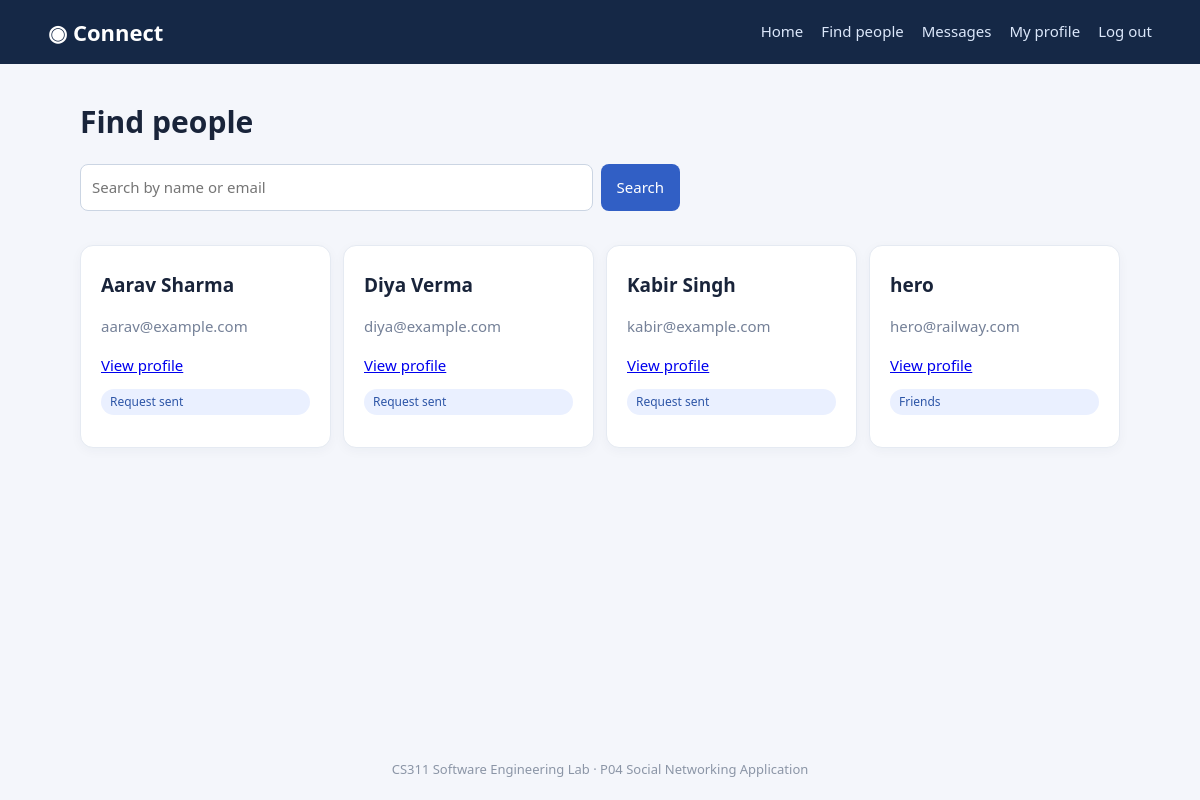
The page /people (signed in) on the database its author committed.
### tables this page shows
CREATE TABLE users(
          id INTEGER PRIMARY KEY AUTOINCREMENT,
          name TEXT NOT NULL, email TEXT NOT NULL UNIQUE,
          password_hash TEXT NOT NULL, dob TEXT DEFAULT '', address TEXT DEFAULT '',
          phone TEXT DEFAULT '', education TEXT DEFAULT '', photo_url TEXT DEFAULT '',
          professional_info TEXT DEFAULT '', hobbies TEXT DEFAULT '',
          created_at TEXT NOT NULL
        );

### app.py (the view)
@app.route("/people")
@login_required
def people():
    q=request.args.get("q","").strip()
    with get_db() as c:
        users=c.execute("""SELECT u.id,u.name,u.email,u.photo_url,
          (SELECT status FROM friendships f WHERE
           (f.requester_id=? AND f.receiver_id=u.id) OR (f.requester_id=u.id AND f.receiver_id=u.id)) AS ignored
          FROM users u WHERE u.id<>? AND (u.name LIKE ? OR u.email LIKE ?) ORDER BY u.name""",
          (session["user_id"],session["user_id"],f"%{q}%",f"%{q}%")).fetchall()
        relations={}
        for u in users:
            f=c.execute("""SELECT requester_id,receiver_id,status FROM friendships
              WHERE (requester_id=? AND receiver_id=?) OR (requester_id=? AND receiver_id=?)""",
              (session["user_id"],u["id"],u["id"],session["user_id"])).fetchone()
            relations[u["id"]]=f
    return render_template("people.html",users=users,relations=relations,q=q)

### app.py (called while the page is built)
def get_db():
    c=sqlite3.connect(DB); c.row_factory=sqlite3.Row; c.execute("PRAGMA foreign_keys=ON"); return c

def login_required(f):
    @wraps(f)
    def wrapper(*a,**kw):
        if "user_id" not in session:
            flash("Please log in to continue.","error"); return redirect(url_for("login"))
        return f(*a,**kw)
    return wrapper

### templates/people.html
{% extends "base.html" %}{% block content %}<h1>Find people</h1><form class="search"><input name="q" value="{{q}}" placeholder="Search by name or email"><button>Search</button></form><div class="cards">{% for u in users %}<article class="panel"><h2>{{u.name}}</h2><p class="muted">{{u.email}}</p><a href="{{url_for('person',user_id=u.id)}}">View profile</a>{% set f=relations[u.id] %}{% if not f %}<form method="post" action="{{url_for('friend_request',user_id=u.id)}}"><button class="small">＋ Add friend</button></form>{% elif f.status=='accepted' %}<p class="pill">Friends</p>{% elif f.status=='pending' %}<p class="pill">{{'Request sent' if f.requester_id==session.get('user_id') else 'Request received'}}</p>{% else %}<p class="muted">Request declined</p>{% endif %}</article>{% else %}<p>No people found.</p>{% endfor %}</div>{% endblock %}

### templates/base.html
<!doctype html><html lang="en"><head><meta charset="utf-8"><meta name="viewport" content="width=device-width,initial-scale=1"><title>Connect — P04</title><link rel="stylesheet" href="{{url_for('static',filename='style.css')}}"></head>
<body><header><a class="brand" href="{{url_for('index')}}">◉ Connect</a><nav>{% if session.get('user_id') %}<a href="{{url_for('index')}}">Home</a><a href="{{url_for('people')}}">Find people</a><a href="{{url_for('messages')}}">Messages</a><a href="{{url_for('profile')}}">My profile</a><a href="{{url_for('logout')}}">Log out</a>{% else %}<a href="{{url_for('login')}}">Log in</a><a href="{{url_for('register')}}">Register</a>{% endif %}</nav></header><main>{% with msgs=get_flashed_messages(with_categories=true) %}{% for cat,msg in msgs %}<div class="flash {{cat}}">{{msg}}</div>{% endfor %}{% endwith %}{% block content %}{% endblock %}</main><footer>CS311 Software Engineering Lab · P04 Social Networking Application</footer></body></html>

### static/style.css (style rules this page uses)
* { box-sizing:border-box }
body { margin:0;background:#f4f6fb;color:#19243a;font:15px/1.55 system-ui,Segoe UI,sans-serif }
header { background:#152846;color:white;padding:15px max(4vw,20px);display:flex;justify-content:space-between;align-items:center;gap:18px;flex-wrap:wrap }
.brand { font-size:22px;font-weight:800;color:white;text-decoration:none }
nav { display:flex;gap:18px;flex-wrap:wrap }
nav a { color:#dbe7fa;text-decoration:none }
main { max-width:1080px;margin:35px auto;padding:0 20px;min-height:75vh }
h1 { font-size:30px;margin:0 0 8px }
h2 { font-size:19px;margin:5px 0 12px }
.muted,small { color:#758198 }
.panel { background:#fff;border:1px solid #e5eaf2;border-radius:13px;padding:20px;margin:16px 0;box-shadow:0 3px 12px #1d35570a }
.button,button { display:inline-block;background:#315fc5;color:#fff;border:0;border-radius:8px;padding:10px 16px;text-decoration:none;font:inherit;cursor:pointer }
input,textarea { width:100%;padding:11px;border:1px solid #cbd5e3;border-radius:8px;font:inherit }
.search,.send { display:flex;gap:8px;max-width:600px;margin:18px 0 }
.cards { display:grid;grid-template-columns:repeat(auto-fit,minmax(230px,1fr));gap:12px }
.pill { background:#eaf0ff;color:#2d55a7;padding:4px 9px;border-radius:20px;font-size:12px }
footer { text-align:center;color:#8b95a6;padding:25px;font-size:13px }

### rows shown on the page
users: name "Aarav Sharma", email "aarav@example.com", requester_id "Request sent"
users: name "Diya Verma", email "diya@example.com", requester_id "Request sent"
users: name "Kabir Singh", email "kabir@example.com", requester_id "Request sent"
users: name "hero", email "hero@railway.com", shows "Friends"
